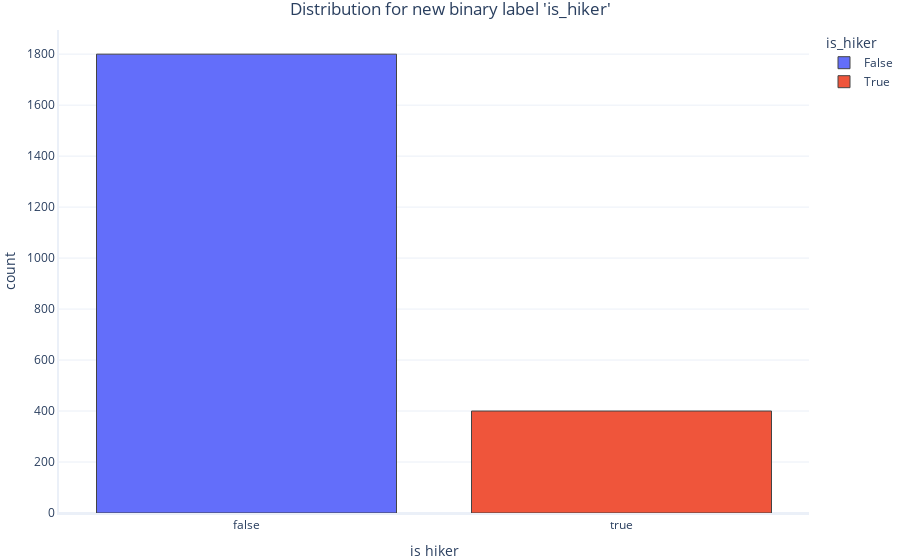

The cell this chart's notebook holds for it:
### Markdown cell above
## Using binary classification

For this exercise we will build a *binary classification model*. We want to predict if objects in the snow are "hikers" or "not-hikers".

To do that, we first need to add another column to our dataset, and set it to `True` where the original label is `hiker`, and `False` to anything else:

### Code cell
# Add a new label with true/false values to our dataset
dataset["is_hiker"] = dataset.label == "hiker"

# Plot frequency for new label
graphing.multiple_histogram(dataset, label_x="is_hiker", label_group="is_hiker", title="Distribution for new binary label 'is_hiker'")

### Figure 1 — Plotly figure (JSON) as saved in the notebook; plotly's stock layout.template omitted (floating-point values rounded to 4 significant figures; data arrays with more than 128 entries replaced by an {"elided": "..."} marker saying what was removed)
{"data": [{"histfunc": "count", "name": "False", "type": "histogram", "x": {"elided": "1800 bool values"}}, {"histfunc": "count", "name": "True", "type": "histogram", "x": {"elided": "400 bool values"}}], "layout": {"legend": {"title": {"text": "is_hiker"}}, "title": {"text": "Distribution for new binary label 'is_hiker'"}, "xaxis": {"title": {"text": "is hiker"}}, "yaxis": {"title": {"text": "count"}}}}
